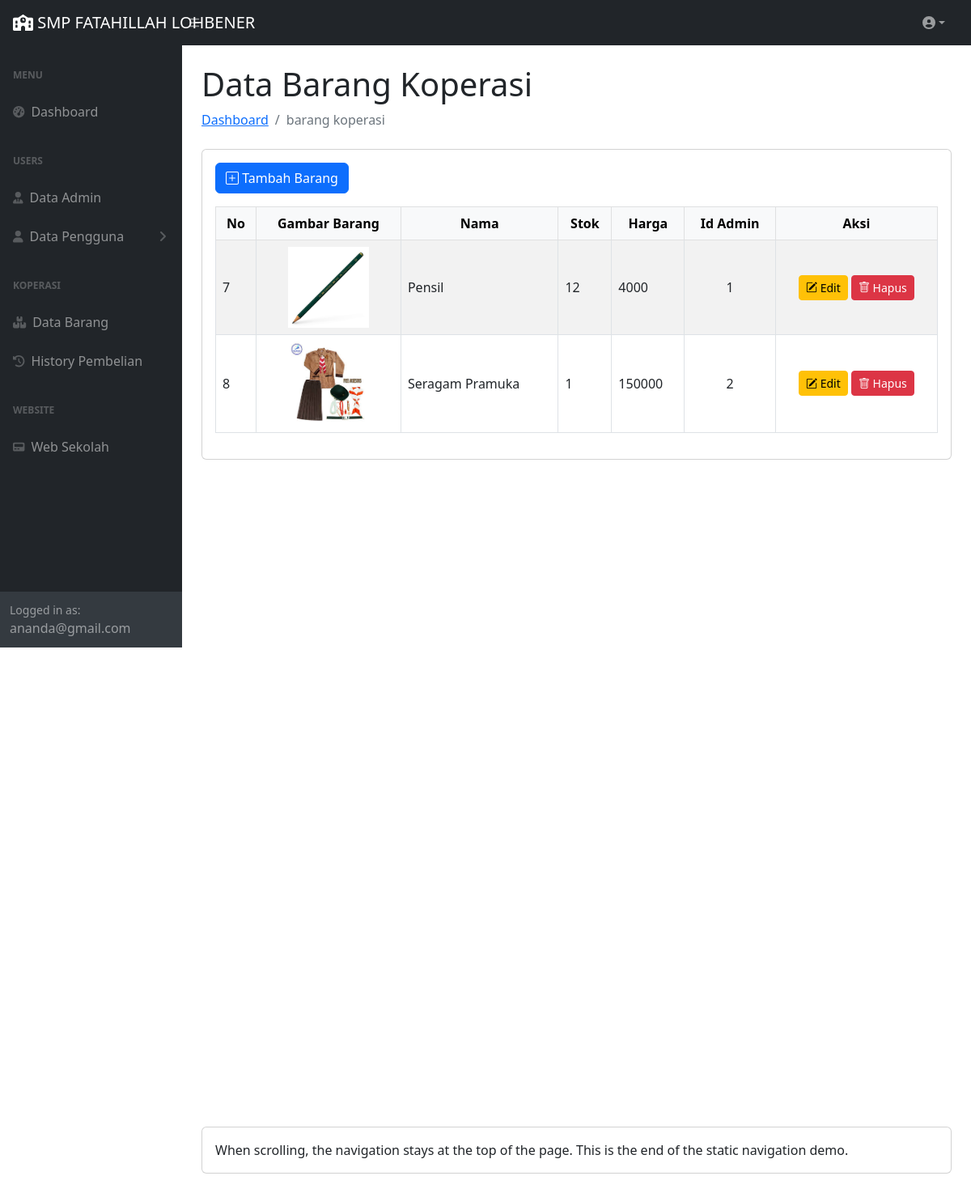
/page/barang/barang.php (signed in), run on the app's committed database.
### tables this page shows
CREATE TABLE `barang` (
  `no_barang` int(3) NOT NULL,
  `gambar` varchar(255) NOT NULL,
  `nama_barang` varchar(255) NOT NULL,
  `stok` int(5) NOT NULL,
  `harga` double NOT NULL,
  `id_admin` int(2) DEFAULT NULL
);

### page/barang/barang.php (the view, shortened to what this page needs)
<?php
include '../../koneksi.php';
$query = "SELECT * FROM barang";
$result = $koneksi->query($query);
?>
<!DOCTYPE>
<html>
    <head>
    <link href="../../assets/css/styles.css" rel="stylesheet" />
    </head>
    <body class="sb-nav-fixed">
        <main>
            <div class="container-fluid px-4">
                <h1 class="mt-4">Data Barang Koperasi</h1>
                <ol class="breadcrumb mb-4">
                    <li class="breadcrumb-item"><a href="../../index.php">Dashboard</a></li>
                    <li class="breadcrumb-item active">barang koperasi</li>
                </ol>
                <div class="card mb-4">
                    <div class="card-body">
                        <a href="tambah.php" class="btn btn-primary mb-3"><i class="bi bi-plus-square"></i> Tambah Barang</a>
                        <table class="table table-bordered table-striped table-hover align-middle">
                            <thead class="table-light">
                                <tr align="center">
                                    <th>No</th>
                                    <th>Gambar Barang</th>
                                    <th>Nama</th>
                                    <th>Stok</th>
                                    <th>Harga</th>
                                    <th>Id Admin</th>
                                    <th>Aksi</th>
                                </tr>
                            </thead>
                            <tbody>
                                <?php while ($row = $result->fetch_assoc()): ?>
                                <tr>
                                    <td><?= htmlspecialchars($row['no_barang']) ?></td>
                                    <td class="text-center">
                                        <?php if (!empty($row['gambar'])): ?>
                                            <img src="../../img/<?php echo $row['gambar']; ?>" alt="Gambar Barang" style="width: 100px; height: auto;">
                                        <?php else: ?>
                                            <span>Tidak ada gambar</span>
                                        <?php endif; ?>
                                    </td>
                                    <td><?= htmlspecialchars($row['nama_barang']) ?></td>
                                    <td><?= htmlspecialchars($row['stok']) ?></td>
                                    <td><?= htmlspecialchars($row['harga']) ?></td>
                                    <td class="text-center"><?= htmlspecialchars($row['id_admin']) ?></td>
                                    <td class="text-center">
                                        <a href="edit.php?id=<?= $row['no_barang'] ?>" class="btn btn-sm btn-warning"><i class="bi bi-pencil-square"></i> Edit</a>
                                        <a href="hapus.php?id=<?= $row['no_barang'] ?>" class="btn btn-sm btn-danger" onclick="return confirm('Apakah Anda yakin ingin menghapus pengguna ini?')"><i class="bi bi-trash"></i> Hapus</a>
                                    </td>
                                </tr>
                                <?php endwhile; ?>
                            </tbody>
                        </table>
                    </div>
                </div>
                <div style="height: 100vh"></div>
                <div class="card mb-4"><div class="card-body">When scrolling, the navigation stays at the top of the page. This is the end of the static navigation demo.</div></div>
            </div>
        </main>
    </body>
</html>
<?php
include '../../layout.php';
?>

### data on the page
barang: no_barang "7", gambar (picture), nama_barang "Pensil", stok "12", harga "4000", id_admin "1"
barang: no_barang "8", gambar (picture), nama_barang "Seragam Pramuka", stok "1", harga "150000", id_admin "2"

### other printed values
$_SESSION["email"] "ananda@gmail.com"
